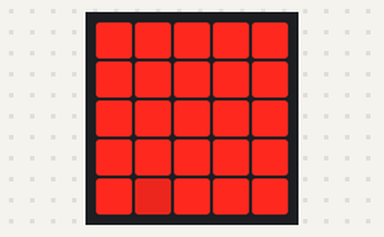
A program run on a simulated Calliope mini (MakeCode). Shown: the board's 5×5 LED display. Dim RGB values are drawn brighter than linear; random numbers come from a fixed seed.

Above: at 0.15 s.
At 7.7 s:
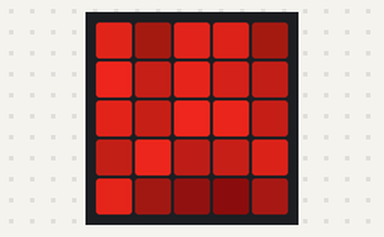
At 15.34 s:
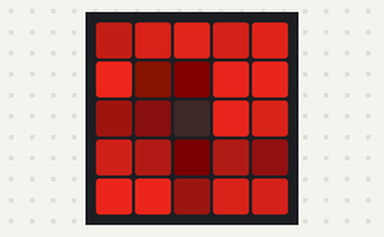
At 23.79 s:
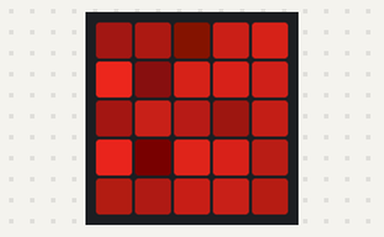
At 32.81 s:
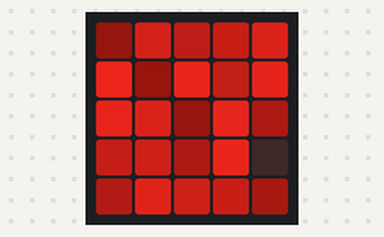
At 34.04 s:
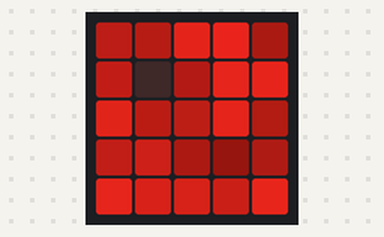

The program:

main.ts
```typescript
let list = [
[
game.createSprite(0, 0),
game.createSprite(0, 1),
game.createSprite(0, 2),
game.createSprite(0, 3),
game.createSprite(0, 4)
],
[
game.createSprite(1, 0),
game.createSprite(1, 1),
game.createSprite(1, 2),
game.createSprite(1, 3),
game.createSprite(1, 4)
],
[
game.createSprite(2, 0),
game.createSprite(2, 1),
game.createSprite(2, 2),
game.createSprite(2, 3),
game.createSprite(2, 4)
],
[
game.createSprite(3, 0),
game.createSprite(3, 1),
game.createSprite(3, 2),
game.createSprite(3, 3),
game.createSprite(3, 4)
],
[
game.createSprite(4, 0),
game.createSprite(4, 1),
game.createSprite(4, 2),
game.createSprite(4, 3),
game.createSprite(4, 4)
]
]
basic.forever(function () {
    list._pickRandom()._pickRandom().set(LedSpriteProperty.Brightness, randint(0, 200))
})
```

test.ts
```typescript
// Hier kann man Tests durchführen; diese Datei wird nicht kompiliert, wenn dieses Paket als Erweiterung verwendet wird.
```
